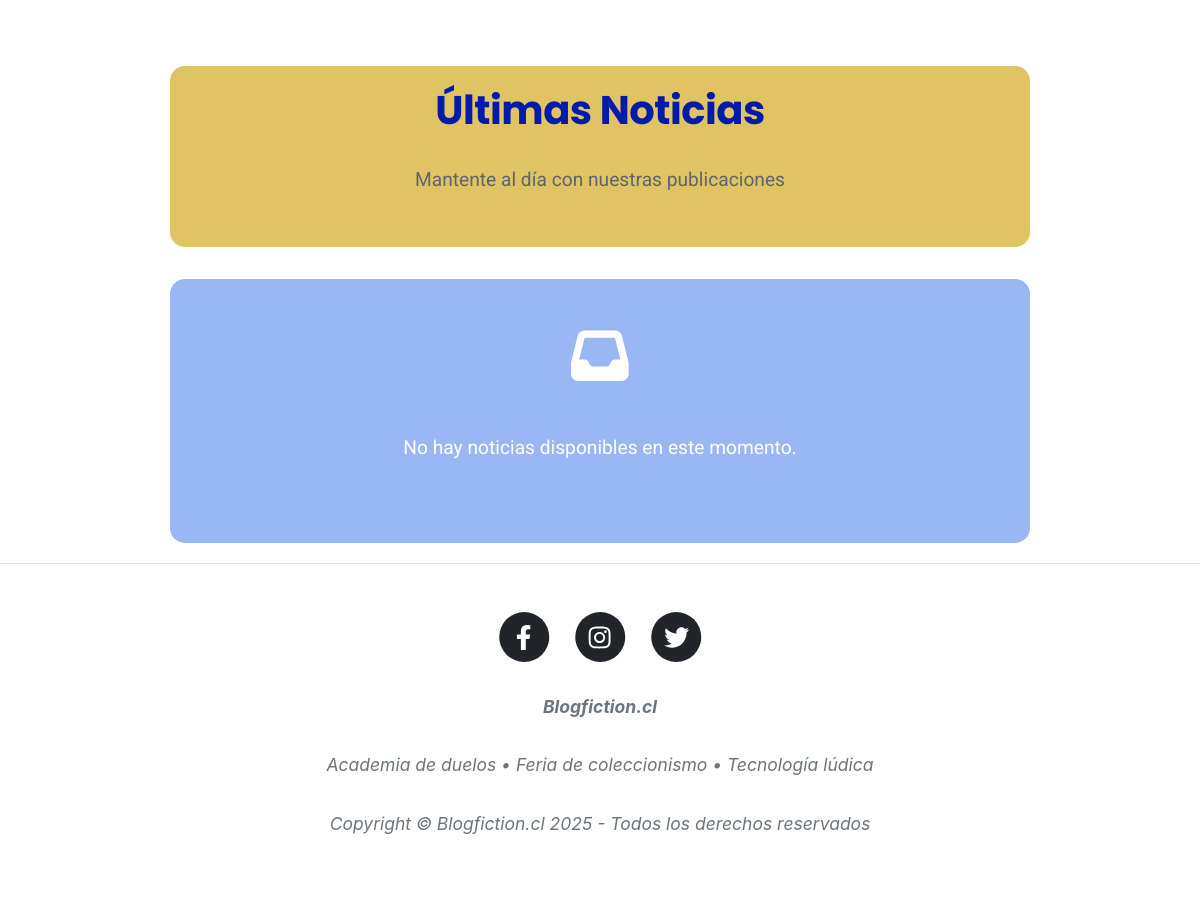
The app's page /noticias/?page=2 (lower part), older data.
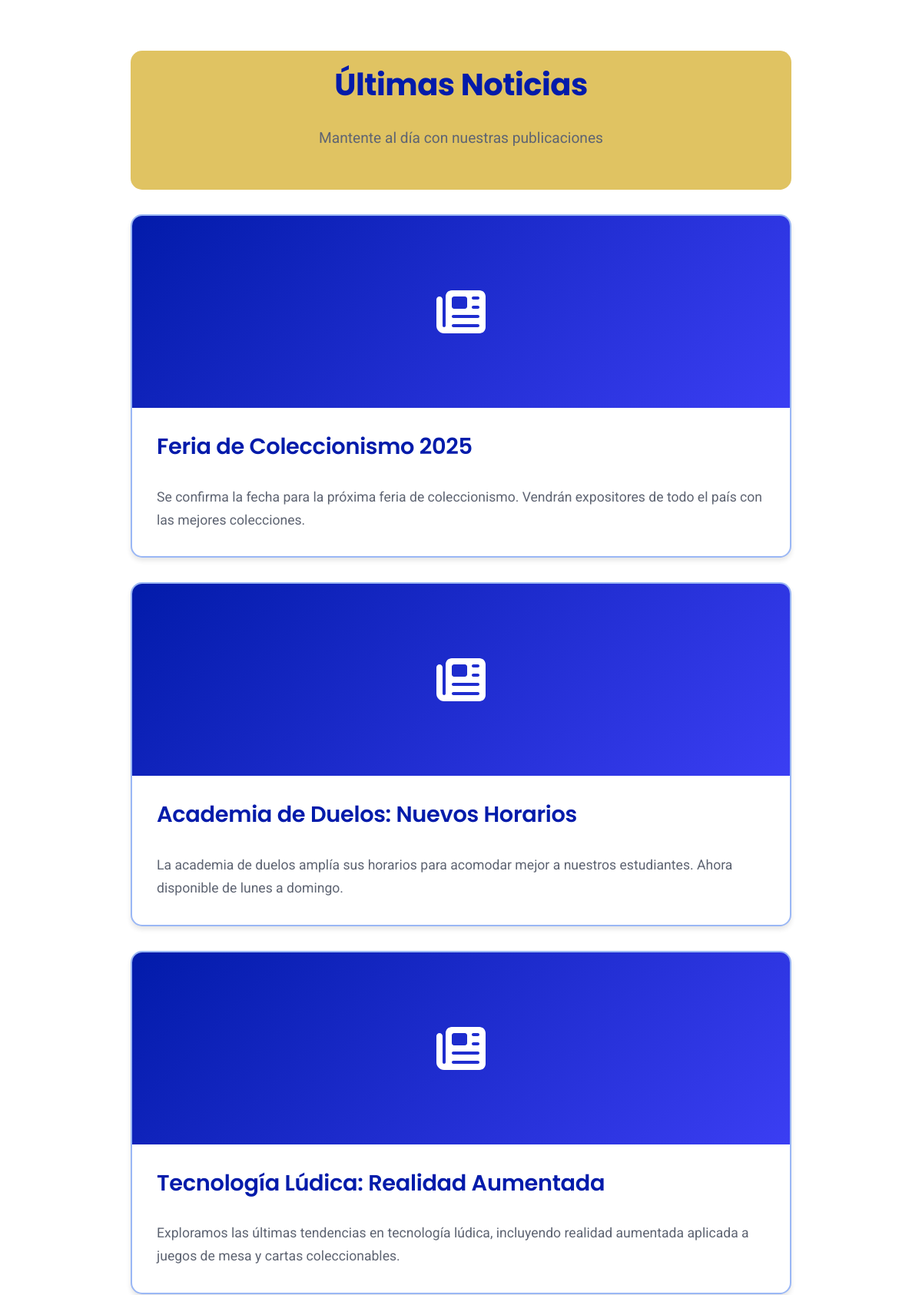
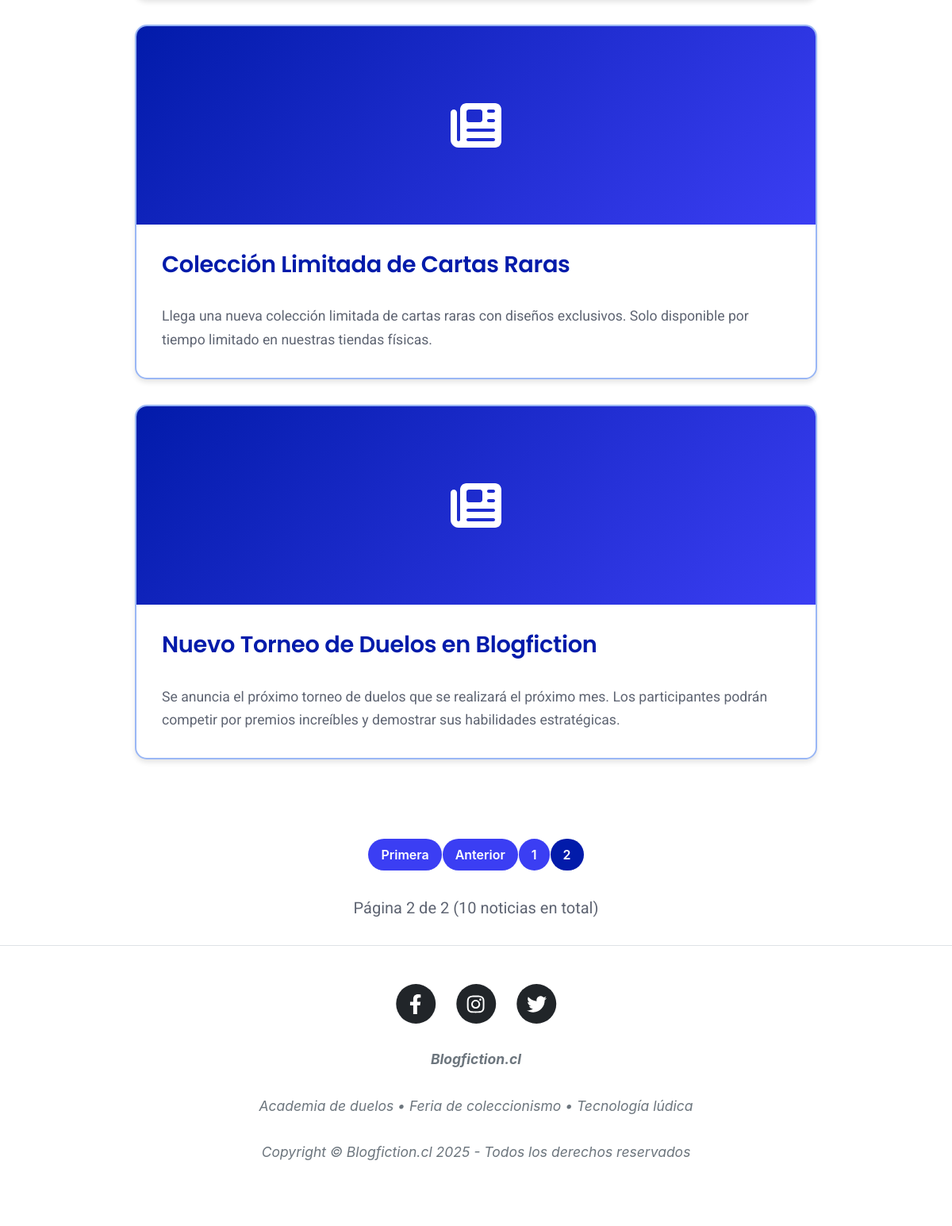
The same page, newer data (2 pictures, top to bottom).
### posteo/models.py (models this page shows, shortened)
class Noticia(models.Model):
    titulo = models.CharField(max_length=100, verbose_name="Título")
    detalle = models.TextField(verbose_name="Detalle")
    imagen = models.ImageField(upload_to='noticias/', blank=True, null=True, verbose_name="Imagen")
    categoria = models.CharField(max_length=50, default="General", verbose_name="Categoría")
    created = models.DateTimeField(auto_now_add=True, verbose_name="Fecha de creación")
    updated = models.DateTimeField(auto_now=True, verbose_name="Fecha de actualización")
    class Meta:
        verbose_name = "Noticia"
        verbose_name_plural = "Noticias"
        ordering = ['-created']

### posteo/views.py (the view)
# urls.py: path('noticias/', include('posteo.urls')),
def noticias(request):
    noticias_list = Noticia.objects.all().order_by('-created')
    paginator = Paginator(noticias_list, 5)
    page_number = request.GET.get('page')
    noticias = paginator.get_page(page_number)
    return render(request, 'posteo/noticias.html', {'noticias': noticias})

### core/context_processors.py (called while the page is built)
def banner_context(request):
    current_path = request.path
    banner_mapping = {
        '/': 'banner1.jpg',           # Página principal
        '/noticias/': 'banner2.png',  # Noticias
        '/about/': 'banner3.webp',   # Sobre nosotros
        '/gallery/': 'banner4.jpg',  # Galería
        '/faqs/': 'banner5.jpg',     # FAQs
    }
    banner_image = banner_mapping.get(current_path, 'banner1.jpg')
    banner_url = f"{settings.MEDIA_URL}{banner_image}"
    return {
        'banner_image': banner_url,
        'current_section': current_path,
    }

### posteo/templates/posteo/noticias.html (shortened to what this page needs)
{% extends 'posteo/base.html' %}
{% load static %}
{% block content %}
<div class="noticias-container">
    <div class="noticias-header">
        <h1 class="noticias-titulo-principal">Últimas Noticias</h1>
        <p class="noticias-subtitulo">Mantente al día con nuestras publicaciones</p>
    </div>
    {% for n in noticias%}
    <article class="noticia-card">
        {% if n.imagen %}
            <img src="{{ n.imagen.url }}" alt="{{ n.titulo }}" class="noticia-imagen">
        {% else %}
            <div class="noticia-sin-imagen">
                <i class="fas fa-newspaper"></i>
            </div>
        {% endif %}
        <div class="noticia-content">
            <h2 class="noticia-titulo">{{ n.titulo }}</h2>
            <p class="noticia-detalle">{{ n.detalle }}</p>
        </div>
    </article>
    {% empty %}
    <div class="no-noticias">
        <i class="fas fa-inbox fa-3x mb-3"></i>
        <p>No hay noticias disponibles en este momento.</p>
    </div>
    {% endfor %}
</div>
{% if noticias.has_other_pages %}
<div class="pagination-container">
    <nav aria-label="Paginación de noticias">
        <ul class="pagination justify-content-center">
            {% if noticias.has_previous %}
                <li class="page-item">
                    <a class="page-link" href="?page=1">Primera</a>
                </li>
                <li class="page-item">
                    <a class="page-link" href="?page={{ noticias.previous_page_number }}">Anterior</a>
                </li>
            {% endif %}
            {% for num in noticias.paginator.page_range %}
                {% if noticias.number == num %}
                    <li class="page-item active">
                        <span class="page-link">{{ num }}</span>
                    </li>
                {% elif num > noticias.number|add:'-3' and num < noticias.number|add:'3' %}
                    <li class="page-item">
                        <a class="page-link" href="?page={{ num }}">{{ num }}</a>
                    </li>
                {% endif %}
            {% endfor %}
        </ul>
    </nav>
    <div class="pagination-info">
        <p>Página {{ noticias.number }} de {{ noticias.paginator.num_pages }}
        ({{ noticias.paginator.count }} noticias en total)</p>
    </div>
</div>
{% endif %}
{% endblock %}

Row changes from the older to the newer data that the page shows:
added Noticia: titulo "Feria de Coleccionismo 2025", detalle "Se confirma la fecha para la próxima feria de coleccionismo. Vendrán expositores de todo el país con las mejores colecciones."
added Noticia: titulo "Academia de Duelos: Nuevos Horarios", detalle "La academia de duelos amplía sus horarios para acomodar mejor a nuestros estudiantes. Ahora disponible de lunes a domingo."
added Noticia: titulo "Tecnología Lúdica: Realidad Aumentada", detalle "Exploramos las últimas tendencias en tecnología lúdica, incluyendo realidad aumentada aplicada a juegos de mesa y cartas coleccionables."
added Noticia: titulo "Colección Limitada de Cartas Raras", detalle "Llega una nueva colección limitada de cartas raras con diseños exclusivos. Solo disponible por tiempo limitado en nuestras tiendas físicas."
added Noticia: titulo "Nuevo Torneo de Duelos en Blogfiction", detalle "Se anuncia el próximo torneo de duelos que se realizará el próximo mes. Los participantes podrán competir por premios increíbles y demostrar sus habilidades estratégicas."
Text that changed along with them:
{{ noticias.number }}: (not shown) → "2"
{{ noticias.paginator.num_pages }}: (not shown) → "2"
{{ noticias.paginator.count }}: (not shown) → "10"
text no longer shown: "No hay noticias disponibles en este momento."
text now shown: "Primera Anterior Página de ( noticias en total)"
new list line: "1"
new list line: "2"
